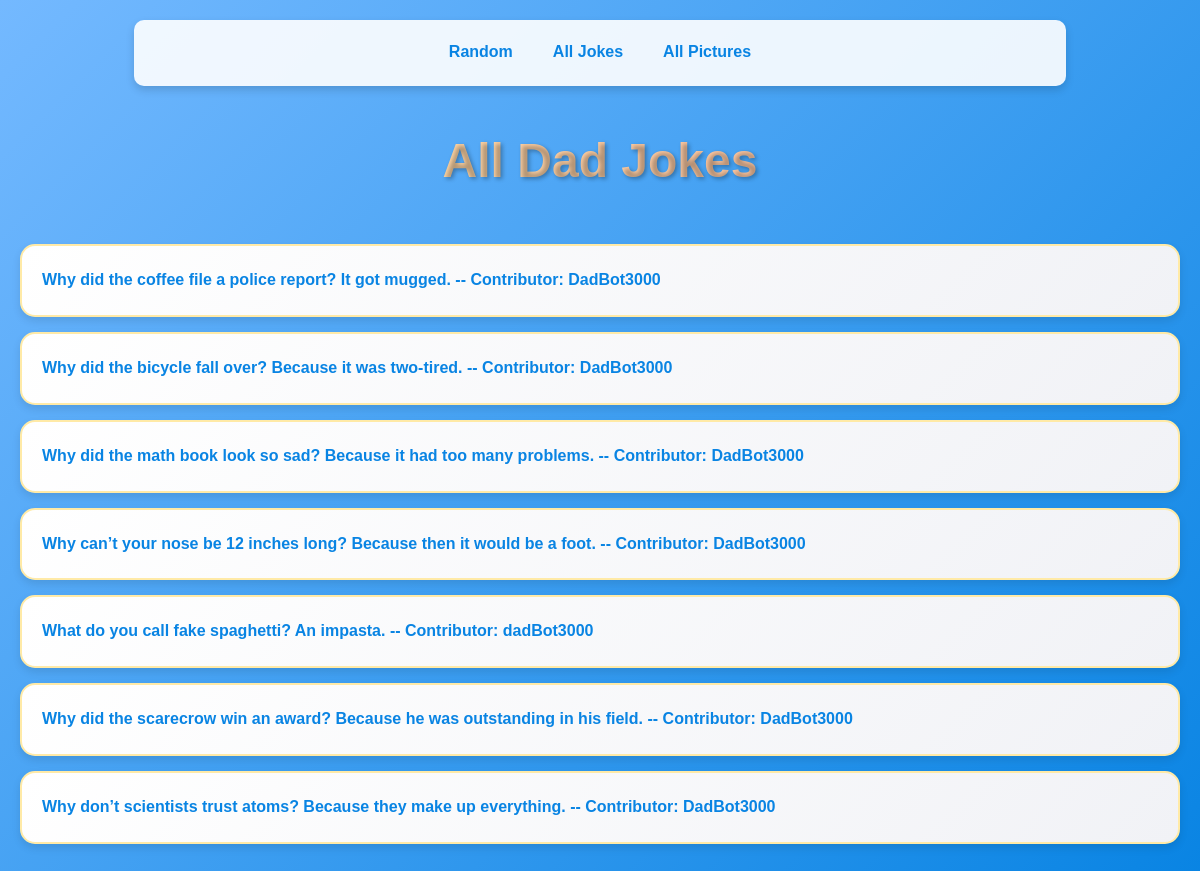
/dadjokes/jokes/, run on the app's committed database.
### dadjokes/models.py (models this page shows, shortened)
class Joke(models.Model):
    text = models.TextField(blank = True)
    contributor = models.TextField(blank = True)
    created = models.DateTimeField(auto_now_add=True)

### dadjokes/views.py (the view)
# urls.py: path('jokes/', views.JokeListView.as_view(), name='dadjokes_jokes'),
class JokeListView(ListView):
    model = Joke
    template_name = "dadjokes/jokes.html"
    context_object_name = "jokes"
    def get_queryset(self):
        return Joke.objects.all().order_by('-created')

### dadjokes/templates/dadjokes/jokes.html
{% extends 'dadjokes/base.html' %}
{% block content %}
 <h1>All Dad Jokes</h1>
    <ul>
        {% for joke in jokes%}
        <div class="card">
            <a href="{% url 'dadjokes_joke_detail' joke.pk %}"><li>{{ joke.text }} -- Contributor: {{ joke.contributor }}</li></a>
        </div>
        {% endfor %}
    </ul>
{% endblock %}

### static/styles-dadjokes.css (style rules this page uses)
body { font-family: 'Comic Sans MS', cursive, sans-serif; background: linear-gradient(135deg, #74b9ff 0%, #0984e3 100%); color: #2d3436; margin: 0; padding: 20px; line-height: 1.8; min-height: 100vh; }
h1 { color: #fff; text-align: center; margin-bottom: 40px; font-size: 3em; text-shadow: 2px 2px 4px rgba(0,0,0,0.3); background: linear-gradient(45deg, #ffeaa7, #fab1a0); -webkit-background-clip: text; -webkit-text-fill-color: transparent; background-clip: text; animation: bounce 2s infinite; }
a { color: #0984e3; text-decoration: none; font-weight: bold; transition: color 0.3s ease; }
ul { list-style-type: none; padding: 0; }
li { margin: 15px 0; padding: 20px; background: linear-gradient(135deg, #fff 0%, #f1f2f6 100%); border: 2px solid #ffeaa7; border-radius: 15px; box-shadow: 0 4px 8px rgba(0,0,0,0.1); transition: transform 0.3s ease, box-shadow 0.3s ease; }

### data on the page
Joke: text "Why did the coffee file a police report? It got mugged.", contributor "DadBot3000"
Joke: text "Why did the bicycle fall over? Because it was two-tired.", contributor "DadBot3000"
Joke: text "Why did the math book look so sad? Because it had too many problems.", contributor "DadBot3000"
Joke: text "Why can’t your nose be 12 inches long? Because then it would be a foot.", contributor "DadBot3000"
Joke: text "What do you call fake spaghetti? An impasta.", contributor "dadBot3000"
Joke: text "Why did the scarecrow win an award? Because he was outstanding in his field.", contributor "DadBot3000"
Joke: text "Why don’t scientists trust atoms? Because they make up everything.", contributor "DadBot3000"
